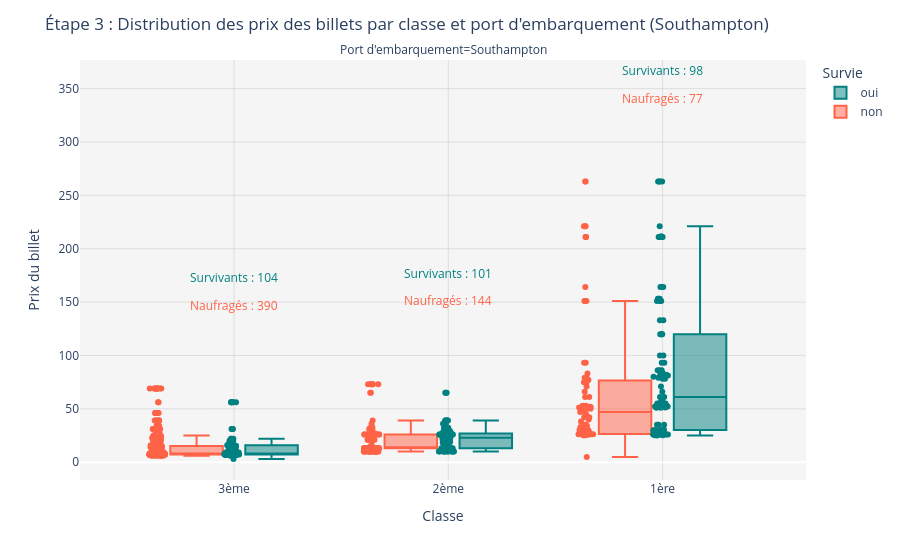
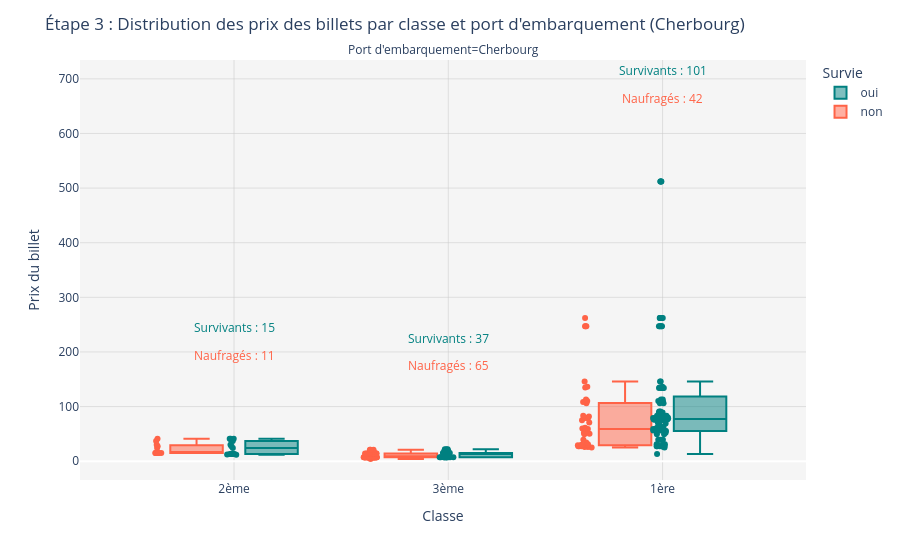
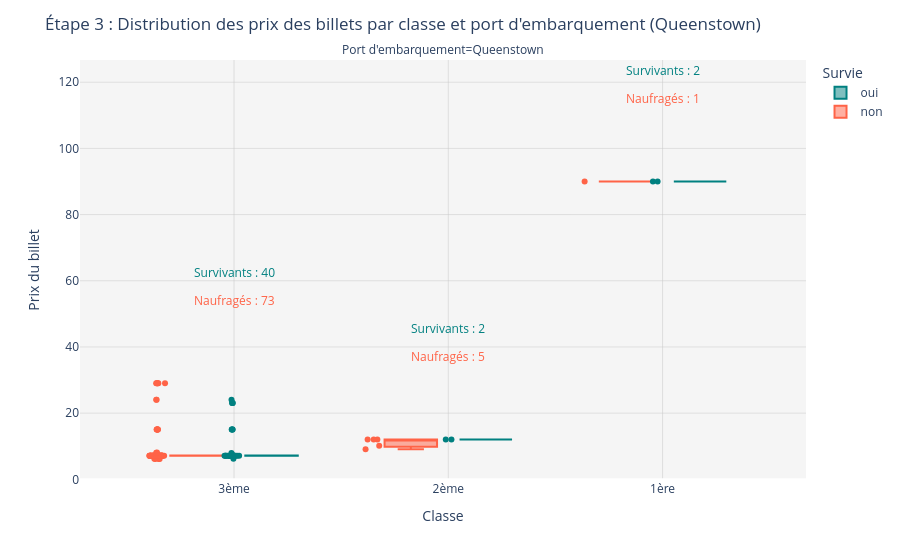

Notebook code cell kept with these figures, in order:
### Markdown cell above
### 3.3. Boxplot per Class and Port

### Code cell
ports = df_passengers['embarked'].unique()

for port in ports:
    df_port = df_passengers[df_passengers['embarked'] == port]

    fig = px.box(
        df_port,
        x='class',
        y='fare',
        color='survived',
        points='all',
        hover_data=['embarked'],
        labels={
            'class': 'Classe',
            'fare': 'Prix du billet',
            'survived': 'Survie',
            'embarked': 'Port d\'embarquement',
        },
        facet_col='embarked',
        color_discrete_map={'non': NON_SURVIVOR_COLOR, 'oui': SURVIVOR_COLOR}
    )

    fig.update_layout(
        plot_bgcolor=LIGHT_GRAY_BG,
        paper_bgcolor=WHITE_BG,
        xaxis=dict(showgrid=True, gridcolor=GRAY_GRID),
        yaxis=dict(showgrid=True, gridcolor=GRAY_GRID),
        legend=dict(traceorder='reversed'),
        title=f"Étape 3 : Distribution des prix des billets par classe et port d'embarquement ({port})"
    )

    # Display number of survivors and non-survivors directly
    FARE_MAX = df_port['fare'].max()
    FARE_MIN = df_port['fare'].min()
    FARE_RANGE = FARE_MAX - FARE_MIN
    OFFSET_Y_TOP_LABEL = FARE_RANGE * 0.4
    OFFSET_Y_BOTTOM_LABEL = FARE_RANGE * 0.3

    for i, row in df_survivors[df_survivors['embarked'] == port].iterrows():
        fig.add_annotation(
            x=row['class'],
            y=df_port[df_port['class'] == row['class']]['fare'].max() + OFFSET_Y_TOP_LABEL,
            text=f"<span style='color:{SURVIVOR_COLOR}'>Survivants : {row['total_survivors']}</span>",
            showarrow=False,
            font=dict(size=12),
            align='center'
        )
        fig.add_annotation(
            x=row['class'],
            y=df_port[df_port['class'] == row['class']]['fare'].max() + OFFSET_Y_BOTTOM_LABEL,
            text=f"<span style='color:{NON_SURVIVOR_COLOR}'>Naufragés : {row['total_non_survivors']}</span>",
            showarrow=False,
            font=dict(size=12),
            align='center'
        )

    fig.show()

### Figure 1 — Plotly figure (JSON) as saved in the notebook; plotly's stock layout.template omitted (floating-point values rounded to 4 significant figures; data arrays with more than 128 entries replaced by an {"elided": "..."} marker saying what was removed)
{"data": [{"alignmentgroup": "True", "boxpoints": "all", "customdata": {"elided": "611x1 str values"}, "hovertemplate": "Survie=non<br>Port d'embarquement=%{customdata[0]}<br>Classe=%{x}<br>Prix du billet=%{y}<extra></extra>", "legendgroup": "non", "marker": {"color": "tomato"}, "name": "non", "notched": false, "offsetgroup": "non", "orientation": "v", "showlegend": true, "type": "box", "x": {"elided": "611 str values"}, "x0": " ", "xaxis": "x", "y": {"elided": "611 float values"}, "y0": " ", "yaxis": "y"}, {"alignmentgroup": "True", "boxpoints": "all", "customdata": {"elided": "303x1 str values"}, "hovertemplate": "Survie=oui<br>Port d'embarquement=%{customdata[0]}<br>Classe=%{x}<br>Prix du billet=%{y}<extra></extra>", "legendgroup": "oui", "marker": {"color": "teal"}, "name": "oui", "notched": false, "offsetgroup": "oui", "orientation": "v", "showlegend": true, "type": "box", "x": {"elided": "303 str values"}, "x0": " ", "xaxis": "x", "y": {"elided": "303 float values"}, "y0": " ", "yaxis": "y"}], "layout": {"annotations": [{"showarrow": false, "text": "Port d'embarquement=Southampton", "x": 0.5, "xanchor": "center", "xref": "paper", "y": 1, "yanchor": "bottom", "yref": "paper"}, {"align": "center", "font": {"size": 12}, "showarrow": false, "text": "<span style='color:teal'>Survivants : 98</span>", "x": "1ère", "y": 367.0}, {"align": "center", "font": {"size": 12}, "showarrow": false, "text": "<span style='color:tomato'>Naufragés : 77</span>", "x": "1ère", "y": 341.0}, {"align": "center", "font": {"size": 12}, "showarrow": false, "text": "<span style='color:teal'>Survivants : 101</span>", "x": "2ème", "y": 177.1}, {"align": "center", "font": {"size": 12}, "showarrow": false, "text": "<span style='color:tomato'>Naufragés : 144</span>", "x": "2ème", "y": 151.1}, {"align": "center", "font": {"size": 12}, "showarrow": false, "text": "<span style='color:teal'>Survivants : 104</span>", "x": "3ème", "y": 173.1}, {"align": "center", "font": {"size": 12}, "showarrow": false, "text": "<span style='color:tomato'>Naufragés : 390</span>", "x": "3ème", "y": 147.1}], "boxmode": "group", "legend": {"title": {"text": "Survie"}, "tracegroupgap": 0, "traceorder": "reversed"}, "margin": {"t": 60}, "paper_bgcolor": "rgba(255, 255, 255, 1)", "plot_bgcolor": "rgba(245, 245, 245, 1)", "title": {"text": "Étape 3 : Distribution des prix des billets par classe et port d'embarquement (Southampton)"}, "xaxis": {"anchor": "y", "domain": [0, 1], "gridcolor": "rgba(200, 200, 200, 0.5)", "showgrid": true, "title": {"text": "Classe"}}, "yaxis": {"anchor": "x", "domain": [0, 1], "gridcolor": "rgba(200, 200, 200, 0.5)", "showgrid": true, "title": {"text": "Prix du billet"}}}}

### Figure 2 — Plotly figure (JSON) as saved in the notebook; plotly's stock layout.template omitted (floating-point values rounded to 4 significant figures; data arrays with more than 128 entries replaced by an {"elided": "..."} marker saying what was removed)
{"data": [{"alignmentgroup": "True", "boxpoints": "all", "customdata": [["Cherbourg"], ["Cherbourg"], ["Cherbourg"], ["Cherbourg"], ["Cherbourg"], ["Cherbourg"], ["Cherbourg"], ["Cherbourg"], ["Cherbourg"], ["Cherbourg"], ["Cherbourg"], ["Cherbourg"], ["Cherbourg"], ["Cherbourg"], ["Cherbourg"], ["Cherbourg"], ["Cherbourg"], ["Cherbourg"], ["Cherbourg"], ["Cherbourg"], ["Cherbourg"], ["Cherbourg"], ["Cherbourg"], ["Cherbourg"], ["Cherbourg"], ["Cherbourg"], ["Cherbourg"], ["Cherbourg"], ["Cherbourg"], ["Cherbourg"], ["Cherbourg"], ["Cherbourg"], ["Cherbourg"], ["Cherbourg"], ["Cherbourg"], ["Cherbourg"], ["Cherbourg"], ["Cherbourg"], ["Cherbourg"], ["Cherbourg"], ["Cherbourg"], ["Cherbourg"], ["Cherbourg"], ["Cherbourg"], ["Cherbourg"], ["Cherbourg"], ["Cherbourg"], ["Cherbourg"], ["Cherbourg"], ["Cherbourg"], ["Cherbourg"], ["Cherbourg"], ["Cherbourg"], ["Cherbourg"], ["Cherbourg"], ["Cherbourg"], ["Cherbourg"], ["Cherbourg"], ["Cherbourg"], ["Cherbourg"], ["Cherbourg"], ["Cherbourg"], ["Cherbourg"], ["Cherbourg"], ["Cherbourg"], ["Cherbourg"], ["Cherbourg"], ["Cherbourg"], ["Cherbourg"], ["Cherbourg"], ["Cherbourg"], ["Cherbourg"], ["Cherbourg"], ["Cherbourg"], ["Cherbourg"], ["Cherbourg"], ["Cherbourg"], ["Cherbourg"], ["Cherbourg"], ["Cherbourg"], ["Cherbourg"], ["Cherbourg"], ["Cherbourg"], ["Cherbourg"], ["Cherbourg"], ["Cherbourg"], ["Cherbourg"], ["Cherbourg"], ["Cherbourg"], ["Cherbourg"], ["Cherbourg"], ["Cherbourg"], ["Cherbourg"], ["Cherbourg"], ["Cherbourg"], ["Cherbourg"], ["Cherbourg"], ["Cherbourg"], ["Cherbourg"], ["Cherbourg"], ["Cherbourg"], ["Cherbourg"], ["Cherbourg"], ["Cherbourg"], ["Cherbourg"], ["Cherbourg"], ["Cherbourg"], ["Cherbourg"], ["Cherbourg"], ["Cherbourg"], ["Cherbourg"], ["Cherbourg"], ["Cherbourg"], ["Cherbourg"], ["Cherbourg"], ["Cherbourg"], ["Cherbourg"], ["Cherbourg"]], "hovertemplate": "Survie=non<br>Port d'embarquement=%{customdata[0]}<br>Classe=%{x}<br>Prix du billet=%{y}<extra></extra>", "legendgroup": "non", "marker": {"color": "tomato"}, "name": "non", "notched": false, "offsetgroup": "non", "orientation": "v", "showlegend": true, "type": "box", "x": ["2ème", "3ème", "1ère", "1ère", "3ème", "3ème", "3ème", "3ème", "3ème", "1ère", "1ère", "1ère", "1ère", "1ère", "3ème", "3ème", "3ème", "3ème", "3ème", "3ème", "3ème", "3ème", "1ère", "1ère", "1ère", "3ème", "1ère", "2ème", "1ère", "3ème", "1ère", "3ème", "3ème", "3ème", "1ère", "3ème", "3ème", "1ère", "1ère", "1ère", "3ème", "3ème", "1ère", "3ème", "3ème", "1ère", "3ème", "3ème", "3ème", "3ème", "1ère", "3ème", "3ème", "3ème", "3ème", "2ème", "1ère", "3ème", "2ème", "2ème", "2ème", "3ème", "3ème", "3ème", "1ère", "1ère", "3ème", "3ème", "2ème", "3ème", "1ère", "1ère", "3ème", "1ère", "1ère", "2ème", "2ème", "3ème", "3ème", "3ème", "1ère", "2ème", "1ère", "1ère", "1ère", "1ère", "1ère", "3ème", "3ème", "3ème", "3ème", "3ème", "3ème", "3ème", "3ème", "1ère", "3ème", "1ère", "1ère", "1ère", "3ème", "2ème", "1ère", "3ème", "1ère", "3ème", "3ème", "3ème", "1ère", "1ère", "3ème", "3ème", "1ère", "3ème", "3ème", "3ème", "3ème", "3ème"], "x0": " ", "xaxis": "x", "y": [24.0, 7.041, 49.1, 247.1, 14.09, 7.041, 7.041, 14.09, 14.09, 25.18, 247.1, 26.0, 50.09, 39.12, 15.04, 15.04, 15.04, 7.041, 14.09, 14.09, 14.09, 14.09, 136.2, 83.03, 71.05, 7.041, 52.0, 27.14, 106.1, 7.171, 29.14, 7.041, 7.041, 7.041, 31.13, 7.041, 7.171, 79.04, 34.13, 79.04, 7.041, 7.041, 30.13, 18.15, 14.09, 28.14, 14.09, 14.09, 7.041, 7.041, 29.14, 14.09, 14.09, 7.171, 7.041, 41.11, 27.14, 6.081, 15.0, 37.0, 15.11, 7.041, 7.171, 7.171, 82.03, 26.11, 7.041, 7.041, 30.01, 7.041, 29.14, 113.1, 7.041, 27.14, 108.2, 15.01, 15.0, 8.14, 7.041, 7.041, NaN, 15.0, 135.1, 247.1, 79.0, 59.08, 262.1, 7.041, 7.041, 21.13, 21.13, 21.13, 4.0, 7.041, 7.041, 55.18, 7.041, 30.13, 60.0, 146.1, 8.131, 15.0, 27.14, 6.081, 110.2, 6.081, 7.041, 7.041, 27.14, 75.05, 7.041, 8.14, 61.07, 14.09, 7.041, 7.041, 7.041, 7.041], "y0": " ", "yaxis": "y"}, {"alignmentgroup": "True", "boxpoints": "all", "customdata": {"elided": "153x1 str values"}, "hovertemplate": "Survie=oui<br>Port d'embarquement=%{customdata[0]}<br>Classe=%{x}<br>Prix du billet=%{y}<extra></extra>", "legendgroup": "oui", "marker": {"color": "teal"}, "name": "oui", "notched": false, "offsetgroup": "oui", "orientation": "v", "showlegend": true, "type": "box", "x": {"elided": "153 str values"}, "x0": " ", "xaxis": "x", "y": {"elided": "153 float values"}, "y0": " ", "yaxis": "y"}], "layout": {"annotations": [{"showarrow": false, "text": "Port d'embarquement=Cherbourg", "x": 0.5, "xanchor": "center", "xref": "paper", "y": 1, "yanchor": "bottom", "yref": "paper"}, {"align": "center", "font": {"size": 12}, "showarrow": false, "text": "<span style='color:teal'>Survivants : 101</span>", "x": "1ère", "y": 715.3}, {"align": "center", "font": {"size": 12}, "showarrow": false, "text": "<span style='color:tomato'>Naufragés : 42</span>", "x": "1ère", "y": 664.5}, {"align": "center", "font": {"size": 12}, "showarrow": false, "text": "<span style='color:teal'>Survivants : 15</span>", "x": "2ème", "y": 244.3}, {"align": "center", "font": {"size": 12}, "showarrow": false, "text": "<span style='color:tomato'>Naufragés : 11</span>", "x": "2ème", "y": 193.5}, {"align": "center", "font": {"size": 12}, "showarrow": false, "text": "<span style='color:teal'>Survivants : 37</span>", "x": "3ème", "y": 225.3}, {"align": "center", "font": {"size": 12}, "showarrow": false, "text": "<span style='color:tomato'>Naufragés : 65</span>", "x": "3ème", "y": 174.5}], "boxmode": "group", "legend": {"title": {"text": "Survie"}, "tracegroupgap": 0, "traceorder": "reversed"}, "margin": {"t": 60}, "paper_bgcolor": "rgba(255, 255, 255, 1)", "plot_bgcolor": "rgba(245, 245, 245, 1)", "title": {"text": "Étape 3 : Distribution des prix des billets par classe et port d'embarquement (Cherbourg)"}, "xaxis": {"anchor": "y", "domain": [0, 1], "gridcolor": "rgba(200, 200, 200, 0.5)", "showgrid": true, "title": {"text": "Classe"}}, "yaxis": {"anchor": "x", "domain": [0, 1], "gridcolor": "rgba(200, 200, 200, 0.5)", "showgrid": true, "title": {"text": "Prix du billet"}}}}

### Figure 3 — Plotly figure (JSON) as saved in the notebook; plotly's stock layout.template omitted (floating-point values rounded to 4 significant figures)
{"data": [{"alignmentgroup": "True", "boxpoints": "all", "customdata": [["Queenstown"], ["Queenstown"], ["Queenstown"], ["Queenstown"], ["Queenstown"], ["Queenstown"], ["Queenstown"], ["Queenstown"], ["Queenstown"], ["Queenstown"], ["Queenstown"], ["Queenstown"], ["Queenstown"], ["Queenstown"], ["Queenstown"], ["Queenstown"], ["Queenstown"], ["Queenstown"], ["Queenstown"], ["Queenstown"], ["Queenstown"], ["Queenstown"], ["Queenstown"], ["Queenstown"], ["Queenstown"], ["Queenstown"], ["Queenstown"], ["Queenstown"], ["Queenstown"], ["Queenstown"], ["Queenstown"], ["Queenstown"], ["Queenstown"], ["Queenstown"], ["Queenstown"], ["Queenstown"], ["Queenstown"], ["Queenstown"], ["Queenstown"], ["Queenstown"], ["Queenstown"], ["Queenstown"], ["Queenstown"], ["Queenstown"], ["Queenstown"], ["Queenstown"], ["Queenstown"], ["Queenstown"], ["Queenstown"], ["Queenstown"], ["Queenstown"], ["Queenstown"], ["Queenstown"], ["Queenstown"], ["Queenstown"], ["Queenstown"], ["Queenstown"], ["Queenstown"], ["Queenstown"], ["Queenstown"], ["Queenstown"], ["Queenstown"], ["Queenstown"], ["Queenstown"], ["Queenstown"], ["Queenstown"], ["Queenstown"], ["Queenstown"], ["Queenstown"], ["Queenstown"], ["Queenstown"], ["Queenstown"], ["Queenstown"], ["Queenstown"], ["Queenstown"], ["Queenstown"], ["Queenstown"], ["Queenstown"], ["Queenstown"]], "hovertemplate": "Survie=non<br>Port d'embarquement=%{customdata[0]}<br>Classe=%{x}<br>Prix du billet=%{y}<extra></extra>", "legendgroup": "non", "marker": {"color": "tomato"}, "name": "non", "notched": false, "offsetgroup": "non", "orientation": "v", "showlegend": true, "type": "box", "x": ["3ème", "3ème", "3ème", "3ème", "3ème", "3ème", "3ème", "3ème", "3ème", "3ème", "3ème", "3ème", "3ème", "3ème", "3ème", "3ème", "3ème", "3ème", "3ème", "3ème", "3ème", "3ème", "3ème", "3ème", "3ème", "3ème", "3ème", "3ème", "3ème", "3ème", "3ème", "3ème", "3ème", "3ème", "3ème", "2ème", "3ème", "3ème", "3ème", "3ème", "2ème", "2ème", "3ème", "3ème", "3ème", "3ème", "2ème", "3ème", "3ème", "3ème", "3ème", "3ème", "3ème", "3ème", "3ème", "1ère", "3ème", "3ème", "2ème", "3ème", "3ème", "3ème", "3ème", "3ème", "3ème", "3ème", "3ème", "3ème", "3ème", "3ème", "3ème", "3ème", "3ème", "3ème", "3ème", "3ème", "3ème", "3ème", "3ème"], "x0": " ", "xaxis": "x", "y": [7.171, 7.15, 15.1, 15.1, 7.051, 6.15, 7.171, 7.15, 7.15, 7.15, 7.141, 7.05, 7.141, 7.15, 7.121, 7.15, 7.15, 7.15, 8.09, 7.15, 7.15, 7.15, 7.15, 7.15, 6.19, 7.171, 7.15, 7.15, 7.141, 7.141, 6.17, 6.15, 7.15, 7.15, 7.15, 12.07, 7.161, 7.15, 7.15, 7.141, 12.07, 10.14, 7.15, 15.1, 15.1, 7.171, 12.07, 7.171, 7.15, 15.1, 7.15, 7.15, 7.15, 7.15, 7.15, 90.0, 24.03, 7.15, 9.131, 7.15, 7.161, 15.1, 7.141, 7.15, 7.15, 7.121, 8.021, 29.02, 29.02, 29.02, 29.02, 29.02, 29.02, 24.03, 7.141, 7.141, 7.15, 7.15, 7.15], "y0": " ", "yaxis": "y"}, {"alignmentgroup": "True", "boxpoints": "all", "customdata": [["Queenstown"], ["Queenstown"], ["Queenstown"], ["Queenstown"], ["Queenstown"], ["Queenstown"], ["Queenstown"], ["Queenstown"], ["Queenstown"], ["Queenstown"], ["Queenstown"], ["Queenstown"], ["Queenstown"], ["Queenstown"], ["Queenstown"], ["Queenstown"], ["Queenstown"], ["Queenstown"], ["Queenstown"], ["Queenstown"], ["Queenstown"], ["Queenstown"], ["Queenstown"], ["Queenstown"], ["Queenstown"], ["Queenstown"], ["Queenstown"], ["Queenstown"], ["Queenstown"], ["Queenstown"], ["Queenstown"], ["Queenstown"], ["Queenstown"], ["Queenstown"], ["Queenstown"], ["Queenstown"], ["Queenstown"], ["Queenstown"], ["Queenstown"], ["Queenstown"], ["Queenstown"], ["Queenstown"], ["Queenstown"], ["Queenstown"]], "hovertemplate": "Survie=oui<br>Port d'embarquement=%{customdata[0]}<br>Classe=%{x}<br>Prix du billet=%{y}<extra></extra>", "legendgroup": "oui", "marker": {"color": "teal"}, "name": "oui", "notched": false, "offsetgroup": "oui", "orientation": "v", "showlegend": true, "type": "box", "x": ["3ème", "3ème", "3ème", "3ème", "3ème", "3ème", "3ème", "3ème", "3ème", "3ème", "3ème", "3ème", "2ème", "3ème", "3ème", "3ème", "3ème", "3ème", "3ème", "3ème", "3ème", "3ème", "3ème", "3ème", "3ème", "3ème", "1ère", "1ère", "3ème", "3ème", "3ème", "3ème", "3ème", "3ème", "3ème", "3ème", "3ème", "3ème", "3ème", "3ème", "3ème", "3ème", "2ème", "3ème"], "x0": " ", "xaxis": "x", "y": [7.141, 7.152, 7.15, 7.15, 6.19, 7.15, 7.171, 7.15, 7.141, 7.15, 7.15, 7.15, 12.07, 7.15, 7.15, 7.15, 7.15, 7.141, 7.15, 7.15, 23.05, 23.05, 23.05, 7.151, 7.171, 8.0, 90.0, 90.0, 7.171, 24.03, 7.141, 7.15, 15.1, 15.1, 15.1, 15.1, 7.171, 7.15, 7.161, 7.141, 7.15, 7.161, 12.07, 7.141], "y0": " ", "yaxis": "y"}], "layout": {"annotations": [{"showarrow": false, "text": "Port d'embarquement=Queenstown", "x": 0.5, "xanchor": "center", "xref": "paper", "y": 1, "yanchor": "bottom", "yref": "paper"}, {"align": "center", "font": {"size": 12}, "showarrow": false, "text": "<span style='color:teal'>Survivants : 2</span>", "x": "1ère", "y": 123.5}, {"align": "center", "font": {"size": 12}, "showarrow": false, "text": "<span style='color:tomato'>Naufragés : 1</span>", "x": "1ère", "y": 115.2}, {"align": "center", "font": {"size": 12}, "showarrow": false, "text": "<span style='color:teal'>Survivants : 2</span>", "x": "2ème", "y": 45.61}, {"align": "center", "font": {"size": 12}, "showarrow": false, "text": "<span style='color:tomato'>Naufragés : 5</span>", "x": "2ème", "y": 37.22}, {"align": "center", "font": {"size": 12}, "showarrow": false, "text": "<span style='color:teal'>Survivants : 40</span>", "x": "3ème", "y": 62.56}, {"align": "center", "font": {"size": 12}, "showarrow": false, "text": "<span style='color:tomato'>Naufragés : 73</span>", "x": "3ème", "y": 54.18}], "boxmode": "group", "legend": {"title": {"text": "Survie"}, "tracegroupgap": 0, "traceorder": "reversed"}, "margin": {"t": 60}, "paper_bgcolor": "rgba(255, 255, 255, 1)", "plot_bgcolor": "rgba(245, 245, 245, 1)", "title": {"text": "Étape 3 : Distribution des prix des billets par classe et port d'embarquement (Queenstown)"}, "xaxis": {"anchor": "y", "domain": [0, 1], "gridcolor": "rgba(200, 200, 200, 0.5)", "showgrid": true, "title": {"text": "Classe"}}, "yaxis": {"anchor": "x", "domain": [0, 1], "gridcolor": "rgba(200, 200, 200, 0.5)", "showgrid": true, "title": {"text": "Prix du billet"}}}}
